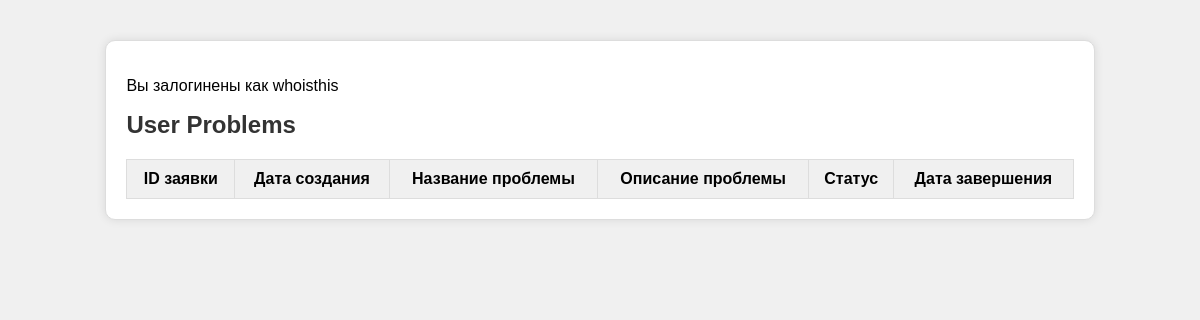
Before: /techsupport/user_problems/ (signed in) with the older database file.
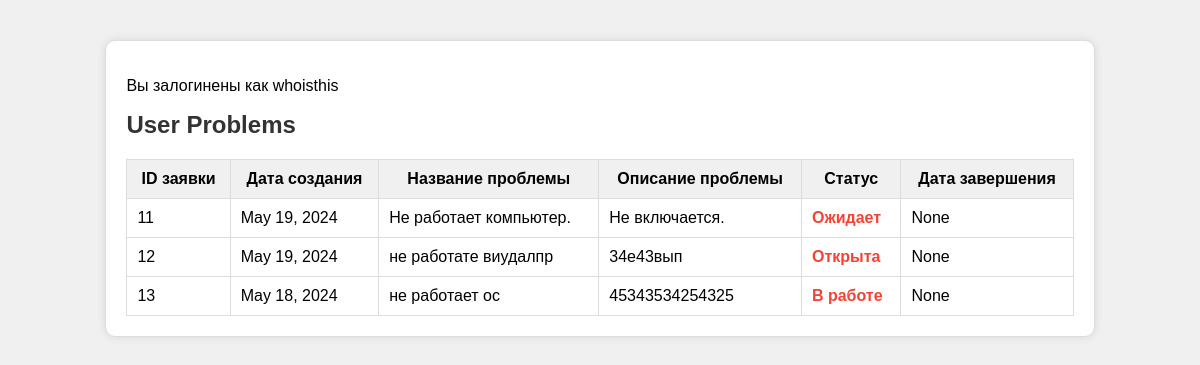
After: the same page with the newer database file.
### techsupport/models.py (models this page shows, shortened)
class Problems(models.Model):
    user = models.ForeignKey(settings.AUTH_USER_MODEL, on_delete=models.CASCADE, null=True)
    id_request = models.AutoField(primary_key=True)
    request_from_date = models.DateField()
    name_of_problem = models.CharField(max_length=80)
    description_of_problem = models.CharField(max_length=256)
    STATUS_CHOICES = (
        ('Открыта', 'Открыта'),
        ('В работе', 'В работе'),
        ('Выполнена', 'Выполнена'),
        ('Отклонена', 'Отклонена'),
        ('Ожидает', 'Ожидает'),
        ('На доработку', 'На доработку'),
    )
    status = models.CharField(max_length=50, choices=STATUS_CHOICES, default='Открыта', blank=True)
    date_of_finish = models.DateField(null=True, blank=True)

### techsupport/views.py (the view)
# urls.py: path('user_problems/', views.user_problems, name='user_problems'),
@login_required
def user_problems(request):
    user_problems = Problems.objects.filter(user=request.user)
    return render(request, 'user_problems.html', {'user_problems': user_problems})

### techsupport/templates/user_problems.html (shortened to what this page needs)
<!DOCTYPE html>
<html lang="en">
<head>
</head>
<body>
    <div class="container">
        {% if request.user.is_authenticated %}
            <p>Вы залогинены как {{ request.user.username }}</p>
        {% else %}
            <p>Вы не залогинены</p>
        {% endif %}
        <h1>User Problems</h1>
        <table class="table" id="myTable">
            <thead>
                <tr>
                    <th onclick="sortTable(0)">ID заявки</th>
                    <th onclick="sortTable(1)">Дата создания</th>
                    <th onclick="sortTable(2)">Название проблемы</th>
                    <th onclick="sortTable(3)">Описание проблемы</th>
                    <th onclick="sortTable(4)">Статус</th>
                    <th onclick="sortTable(5)">Дата завершения</th>
                </tr>
            </thead>
            <tbody>
                {% for problem in user_problems %}
                    <tr>
                        <td>{{ problem.id_request }}</td>
                        <td>{{ problem.request_from_date }}</td>
                        <td>{{ problem.name_of_problem }}</td>
                        <td>{{ problem.description_of_problem }}</td>
                        <td><span class="status {% if problem.status == 'Open' %}open{% else %}closed{% endif %}">{{ problem.status }}</span></td>
                        <td>{{ problem.date_of_finish }}</td>
                    </tr>
                {% endfor %}
            </tbody>
        </table>
    </div>
</body>
</html>

### techsupport/templates/user_problems.html (style rules this page uses)
body { font-family: Arial, sans-serif; background-color: #f0f0f0; }
h1 { color: #333; font-size: 24px; margin-bottom: 20px; }
.container { width: 80%; margin: 40px auto; background-color: #fff; padding: 20px; border: 1px solid #ddd; border-radius: 10px; box-shadow: 0 0 10px rgba(0, 0, 0, 0.1); }
.table { border-collapse: collapse; width: 100%; }
.table th, .table td { border: 1px solid #ddd; padding: 10px; }
.table th { background-color: #f0f0f0; cursor: pointer; }
.status { font-weight: bold; }
.status.closed { color: #f44336; }

Changed rows visible on the page:
added Problems: id_request "11", request_from_date "May 19, 2024", name_of_problem "Не работает компьютер.", description_of_problem "Не включается.", status "Ожидает", date_of_finish "None"
added Problems: id_request "12", request_from_date "May 19, 2024", name_of_problem "не работате виудалпр", description_of_problem "34е43вып", status "Открыта", date_of_finish "None"
added Problems: id_request "13", request_from_date "May 18, 2024", name_of_problem "не работает ос", description_of_problem "45343534254325", status "В работе", date_of_finish "None"
